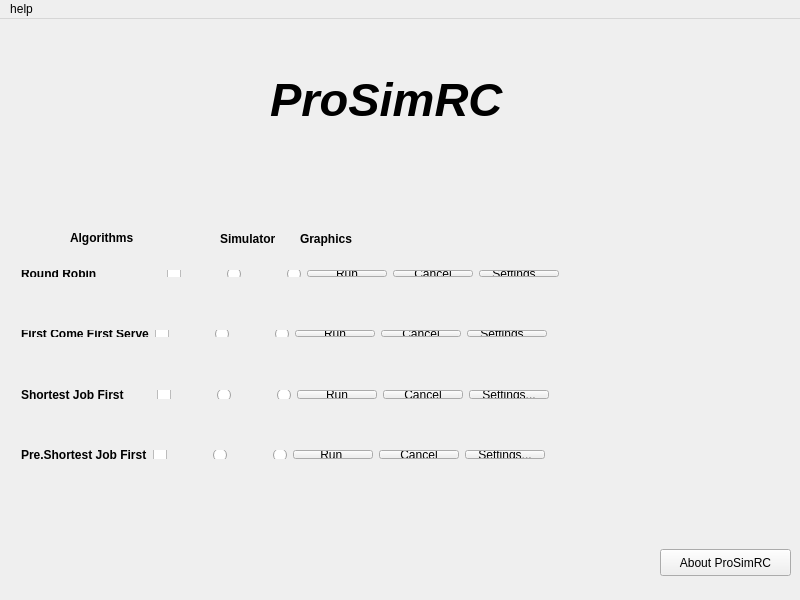
<?xml version="1.0" encoding="UTF-8"?>
<ui version="4.0">
 <class>MainWindow</class>
 <widget class="QMainWindow" name="MainWindow">
  <property name="enabled">
   <bool>true</bool>
  </property>
  <property name="geometry">
   <rect>
    <x>0</x>
    <y>0</y>
    <width>800</width>
    <height>600</height>
   </rect>
  </property>
  <property name="minimumSize">
   <size>
    <width>800</width>
    <height>600</height>
   </size>
  </property>
  <property name="maximumSize">
   <size>
    <width>800</width>
    <height>600</height>
   </size>
  </property>
  <property name="windowTitle">
   <string>ProSimRC</string>
  </property>
  <property name="windowIcon">
   <iconset resource="images.qrc">
    <normaloff>:/images/images/processBlue.png</normaloff>:/images/images/processBlue.png</iconset>
  </property>
  <property name="whatsThis">
   <string>&lt;html&gt;&lt;head/&gt;&lt;body&gt;&lt;p&gt;&lt;img src=&quot;:/new/prefix1/loadingbar.gif&quot;/&gt;&lt;/p&gt;&lt;/body&gt;&lt;/html&gt;</string>
  </property>
  <widget class="QWidget" name="centralWidget">
   <widget class="QLabel" name="labelBackg">
    <property name="geometry">
     <rect>
      <x>-210</x>
      <y>-50</y>
      <width>1011</width>
      <height>651</height>
     </rect>
    </property>
    <property name="focusPolicy">
     <enum>Qt::NoFocus</enum>
    </property>
    <property name="text">
     <string/>
    </property>
    <property name="pixmap">
     <pixmap resource="images.qrc">:/images/images/wall.jpg</pixmap>
    </property>
    <property name="scaledContents">
     <bool>true</bool>
    </property>
   </widget>
   <widget class="QLabel" name="labelName">
    <property name="geometry">
     <rect>
      <x>270</x>
      <y>50</y>
      <width>291</width>
      <height>61</height>
     </rect>
    </property>
    <property name="font">
     <font>
      <pointsize>35</pointsize>
      <weight>75</weight>
      <italic>true</italic>
      <bold>true</bold>
     </font>
    </property>
    <property name="text">
     <string>ProSimRC</string>
    </property>
   </widget>
   <widget class="QLabel" name="labelLogo">
    <property name="geometry">
     <rect>
      <x>290</x>
      <y>10</y>
      <width>171</width>
      <height>161</height>
     </rect>
    </property>
    <property name="text">
     <string/>
    </property>
    <property name="pixmap">
     <pixmap resource="images.qrc">:/images/images/processOrange.png</pixmap>
    </property>
    <property name="scaledContents">
     <bool>true</bool>
    </property>
   </widget>
   <widget class="QPushButton" name="pButtonAbout">
    <property name="geometry">
     <rect>
      <x>660</x>
      <y>530</y>
      <width>131</width>
      <height>27</height>
     </rect>
    </property>
    <property name="text">
     <string>About ProSimRC</string>
    </property>
   </widget>
   <widget class="QLabel" name="labelStepByStep">
    <property name="geometry">
     <rect>
      <x>220</x>
      <y>210</y>
      <width>81</width>
      <height>20</height>
     </rect>
    </property>
    <property name="font">
     <font>
      <weight>75</weight>
      <italic>false</italic>
      <bold>true</bold>
      <underline>false</underline>
     </font>
    </property>
    <property name="text">
     <string>Simulator</string>
    </property>
   </widget>
   <widget class="QWidget" name="horizontalLayoutWidget_2">
    <property name="geometry">
     <rect>
      <x>10</x>
      <y>240</y>
      <width>791</width>
      <height>29</height>
     </rect>
    </property>
    <layout class="QHBoxLayout" name="hLayoutRR">
     <property name="sizeConstraint">
      <enum>QLayout::SetDefaultConstraint</enum>
     </property>
     <item>
      <widget class="QLabel" name="labelRR">
       <property name="font">
        <font>
         <weight>75</weight>
         <italic>false</italic>
         <bold>true</bold>
         <underline>false</underline>
        </font>
       </property>
       <property name="text">
        <string>Round Robin </string>
       </property>
      </widget>
     </item>
     <item>
      <spacer name="horizontalSpacer_3">
       <property name="orientation">
        <enum>Qt::Horizontal</enum>
       </property>
       <property name="sizeType">
        <enum>QSizePolicy::Fixed</enum>
       </property>
       <property name="sizeHint" stdset="0">
        <size>
         <width>61</width>
         <height>20</height>
        </size>
       </property>
      </spacer>
     </item>
     <item>
      <widget class="QCheckBox" name="cBoxRR">
       <property name="layoutDirection">
        <enum>Qt::LeftToRight</enum>
       </property>
       <property name="text">
        <string/>
       </property>
      </widget>
     </item>
     <item>
      <spacer name="horizontalSpacer_11">
       <property name="orientation">
        <enum>Qt::Horizontal</enum>
       </property>
       <property name="sizeType">
        <enum>QSizePolicy::Fixed</enum>
       </property>
       <property name="sizeHint" stdset="0">
        <size>
         <width>40</width>
         <height>20</height>
        </size>
       </property>
      </spacer>
     </item>
     <item>
      <widget class="QRadioButton" name="radioButton">
       <property name="text">
        <string/>
       </property>
      </widget>
     </item>
     <item>
      <spacer name="horizontalSpacer_12">
       <property name="orientation">
        <enum>Qt::Horizontal</enum>
       </property>
       <property name="sizeType">
        <enum>QSizePolicy::Fixed</enum>
       </property>
       <property name="sizeHint" stdset="0">
        <size>
         <width>40</width>
         <height>20</height>
        </size>
       </property>
      </spacer>
     </item>
     <item>
      <widget class="QRadioButton" name="radioButton_2">
       <property name="text">
        <string/>
       </property>
      </widget>
     </item>
     <item>
      <widget class="QPushButton" name="pButtonRR_R">
       <property name="font">
        <font>
         <weight>50</weight>
         <bold>false</bold>
         <underline>false</underline>
        </font>
       </property>
       <property name="toolTip">
        <string/>
       </property>
       <property name="statusTip">
        <string/>
       </property>
       <property name="whatsThis">
        <string/>
       </property>
       <property name="text">
        <string>Run</string>
       </property>
      </widget>
     </item>
     <item>
      <widget class="QPushButton" name="pButtonRR_St">
       <property name="font">
        <font>
         <weight>50</weight>
         <bold>false</bold>
         <underline>false</underline>
        </font>
       </property>
       <property name="text">
        <string>Cancel</string>
       </property>
      </widget>
     </item>
     <item>
      <widget class="QPushButton" name="pButtonRR_Se">
       <property name="font">
        <font>
         <weight>50</weight>
         <bold>false</bold>
         <underline>false</underline>
        </font>
       </property>
       <property name="text">
        <string>Settings...</string>
       </property>
      </widget>
     </item>
     <item>
      <widget class="QLabel" name="labelLoadingbarRR">
       <property name="sizePolicy">
        <sizepolicy hsizetype="Preferred" vsizetype="Preferred">
         <horstretch>0</horstretch>
         <verstretch>0</verstretch>
        </sizepolicy>
       </property>
       <property name="text">
        <string/>
       </property>
       <property name="pixmap">
        <pixmap>:/new/prefix1/loadingbar.gif</pixmap>
       </property>
      </widget>
     </item>
     <item>
      <spacer name="horizontalSpacer_7">
       <property name="orientation">
        <enum>Qt::Horizontal</enum>
       </property>
       <property name="sizeType">
        <enum>QSizePolicy::Fixed</enum>
       </property>
       <property name="sizeHint" stdset="0">
        <size>
         <width>20</width>
         <height>20</height>
        </size>
       </property>
      </spacer>
     </item>
     <item>
      <widget class="QLabel" name="labelWarningRR">
       <property name="sizePolicy">
        <sizepolicy hsizetype="MinimumExpanding" vsizetype="Expanding">
         <horstretch>0</horstretch>
         <verstretch>0</verstretch>
        </sizepolicy>
       </property>
       <property name="font">
        <font>
         <weight>50</weight>
         <bold>false</bold>
         <underline>false</underline>
        </font>
       </property>
       <property name="text">
        <string/>
       </property>
       <property name="alignment">
        <set>Qt::AlignCenter</set>
       </property>
      </widget>
     </item>
    </layout>
   </widget>
   <widget class="QWidget" name="horizontalLayoutWidget_5">
    <property name="geometry">
     <rect>
      <x>10</x>
      <y>420</y>
      <width>791</width>
      <height>31</height>
     </rect>
    </property>
    <layout class="QHBoxLayout" name="hLayoutPSJF">
     <item>
      <widget class="QLabel" name="labelPSJF">
       <property name="font">
        <font>
         <weight>75</weight>
         <italic>false</italic>
         <bold>true</bold>
         <underline>false</underline>
        </font>
       </property>
       <property name="text">
        <string>Pre.Shortest Job First</string>
       </property>
      </widget>
     </item>
     <item>
      <spacer name="horizontalSpacer_5">
       <property name="orientation">
        <enum>Qt::Horizontal</enum>
       </property>
       <property name="sizeType">
        <enum>QSizePolicy::Fixed</enum>
       </property>
       <property name="sizeHint" stdset="0">
        <size>
         <width>0</width>
         <height>0</height>
        </size>
       </property>
      </spacer>
     </item>
     <item>
      <widget class="QCheckBox" name="cBoxPSJF">
       <property name="text">
        <string/>
       </property>
      </widget>
     </item>
     <item>
      <spacer name="horizontalSpacer_15">
       <property name="orientation">
        <enum>Qt::Horizontal</enum>
       </property>
       <property name="sizeType">
        <enum>QSizePolicy::Fixed</enum>
       </property>
       <property name="sizeHint" stdset="0">
        <size>
         <width>40</width>
         <height>20</height>
        </size>
       </property>
      </spacer>
     </item>
     <item>
      <widget class="QRadioButton" name="radioButton_7">
       <property name="text">
        <string/>
       </property>
      </widget>
     </item>
     <item>
      <spacer name="horizontalSpacer_16">
       <property name="orientation">
        <enum>Qt::Horizontal</enum>
       </property>
       <property name="sizeType">
        <enum>QSizePolicy::Fixed</enum>
       </property>
       <property name="sizeHint" stdset="0">
        <size>
         <width>40</width>
         <height>20</height>
        </size>
       </property>
      </spacer>
     </item>
     <item>
      <widget class="QRadioButton" name="radioButton_8">
       <property name="text">
        <string/>
       </property>
      </widget>
     </item>
     <item>
      <widget class="QPushButton" name="pButtonPSJF_R">
       <property name="font">
        <font>
         <weight>50</weight>
         <bold>false</bold>
         <underline>false</underline>
        </font>
       </property>
       <property name="text">
        <string>Run </string>
       </property>
      </widget>
     </item>
     <item>
      <widget class="QPushButton" name="pButtonPSJF_St">
       <property name="font">
        <font>
         <weight>50</weight>
         <bold>false</bold>
         <underline>false</underline>
        </font>
       </property>
       <property name="text">
        <string>Cancel</string>
       </property>
      </widget>
     </item>
     <item>
      <widget class="QPushButton" name="pButtonPSJF_Se">
       <property name="font">
        <font>
         <weight>50</weight>
         <bold>false</bold>
         <underline>false</underline>
        </font>
       </property>
       <property name="text">
        <string>Settings...</string>
       </property>
      </widget>
     </item>
     <item>
      <widget class="QLabel" name="labelLoadingbarPSJF">
       <property name="text">
        <string/>
       </property>
       <property name="pixmap">
        <pixmap>:/new/prefix1/loadingbar.gif</pixmap>
       </property>
      </widget>
     </item>
     <item>
      <spacer name="horizontalSpacer_10">
       <property name="orientation">
        <enum>Qt::Horizontal</enum>
       </property>
       <property name="sizeType">
        <enum>QSizePolicy::Fixed</enum>
       </property>
       <property name="sizeHint" stdset="0">
        <size>
         <width>20</width>
         <height>20</height>
        </size>
       </property>
      </spacer>
     </item>
     <item>
      <widget class="QLabel" name="labelWarningPSJF">
       <property name="sizePolicy">
        <sizepolicy hsizetype="MinimumExpanding" vsizetype="Expanding">
         <horstretch>0</horstretch>
         <verstretch>0</verstretch>
        </sizepolicy>
       </property>
       <property name="font">
        <font>
         <weight>50</weight>
         <bold>false</bold>
         <underline>false</underline>
        </font>
       </property>
       <property name="text">
        <string/>
       </property>
       <property name="alignment">
        <set>Qt::AlignCenter</set>
       </property>
      </widget>
     </item>
    </layout>
   </widget>
   <widget class="QLabel" name="labelAlgorithm">
    <property name="geometry">
     <rect>
      <x>70</x>
      <y>210</y>
      <width>131</width>
      <height>17</height>
     </rect>
    </property>
    <property name="font">
     <font>
      <weight>75</weight>
      <italic>false</italic>
      <bold>true</bold>
     </font>
    </property>
    <property name="text">
     <string>Algorithms</string>
    </property>
   </widget>
   <widget class="QWidget" name="horizontalLayoutWidget_3">
    <property name="geometry">
     <rect>
      <x>10</x>
      <y>300</y>
      <width>791</width>
      <height>29</height>
     </rect>
    </property>
    <layout class="QHBoxLayout" name="hLayoutFCFS">
     <item>
      <widget class="QLabel" name="labelFCFS">
       <property name="font">
        <font>
         <weight>75</weight>
         <italic>false</italic>
         <bold>true</bold>
         <underline>false</underline>
        </font>
       </property>
       <property name="text">
        <string>First Come First Serve</string>
       </property>
      </widget>
     </item>
     <item>
      <spacer name="horizontalSpacer_6">
       <property name="orientation">
        <enum>Qt::Horizontal</enum>
       </property>
       <property name="sizeType">
        <enum>QSizePolicy::Fixed</enum>
       </property>
       <property name="sizeHint" stdset="0">
        <size>
         <width>0</width>
         <height>20</height>
        </size>
       </property>
      </spacer>
     </item>
     <item>
      <widget class="QCheckBox" name="cBoxFCFS">
       <property name="text">
        <string/>
       </property>
      </widget>
     </item>
     <item>
      <spacer name="horizontalSpacer_13">
       <property name="orientation">
        <enum>Qt::Horizontal</enum>
       </property>
       <property name="sizeType">
        <enum>QSizePolicy::Fixed</enum>
       </property>
       <property name="sizeHint" stdset="0">
        <size>
         <width>40</width>
         <height>20</height>
        </size>
       </property>
      </spacer>
     </item>
     <item>
      <widget class="QRadioButton" name="radioButton_3">
       <property name="text">
        <string/>
       </property>
      </widget>
     </item>
     <item>
      <spacer name="horizontalSpacer_18">
       <property name="orientation">
        <enum>Qt::Horizontal</enum>
       </property>
       <property name="sizeType">
        <enum>QSizePolicy::Fixed</enum>
       </property>
       <property name="sizeHint" stdset="0">
        <size>
         <width>40</width>
         <height>20</height>
        </size>
       </property>
      </spacer>
     </item>
     <item>
      <widget class="QRadioButton" name="radioButton_4">
       <property name="text">
        <string/>
       </property>
      </widget>
     </item>
     <item>
      <widget class="QPushButton" name="pButtonFCFS_R">
       <property name="font">
        <font>
         <weight>50</weight>
         <bold>false</bold>
         <underline>false</underline>
        </font>
       </property>
       <property name="text">
        <string>Run</string>
       </property>
      </widget>
     </item>
     <item>
      <widget class="QPushButton" name="pButtonFCFS_St">
       <property name="font">
        <font>
         <weight>50</weight>
         <bold>false</bold>
         <underline>false</underline>
        </font>
       </property>
       <property name="text">
        <string>Cancel</string>
       </property>
      </widget>
     </item>
     <item>
      <widget class="QPushButton" name="pButtonFCFS_Se">
       <property name="font">
        <font>
         <weight>50</weight>
         <bold>false</bold>
         <underline>false</underline>
        </font>
       </property>
       <property name="text">
        <string>Settings...</string>
       </property>
      </widget>
     </item>
     <item>
      <widget class="QLabel" name="labelLoadingbarFCFS">
       <property name="text">
        <string/>
       </property>
       <property name="pixmap">
        <pixmap>:/new/prefix1/loadingbar.gif</pixmap>
       </property>
      </widget>
     </item>
     <item>
      <spacer name="horizontalSpacer_8">
       <property name="orientation">
        <enum>Qt::Horizontal</enum>
       </property>
       <property name="sizeType">
        <enum>QSizePolicy::Fixed</enum>
       </property>
       <property name="sizeHint" stdset="0">
        <size>
         <width>20</width>
         <height>20</height>
        </size>
       </property>
      </spacer>
     </item>
     <item>
      <widget class="QLabel" name="labelWarningFCFS">
       <property name="sizePolicy">
        <sizepolicy hsizetype="MinimumExpanding" vsizetype="Expanding">
         <horstretch>0</horstretch>
         <verstretch>0</verstretch>
        </sizepolicy>
       </property>
       <property name="font">
        <font>
         <weight>50</weight>
         <bold>false</bold>
         <underline>false</underline>
        </font>
       </property>
       <property name="text">
        <string/>
       </property>
       <property name="alignment">
        <set>Qt::AlignCenter</set>
       </property>
      </widget>
     </item>
    </layout>
   </widget>
   <widget class="QLabel" name="labelFullRun">
    <property name="geometry">
     <rect>
      <x>300</x>
      <y>210</y>
      <width>81</width>
      <height>20</height>
     </rect>
    </property>
    <property name="font">
     <font>
      <weight>75</weight>
      <italic>false</italic>
      <bold>true</bold>
      <underline>false</underline>
     </font>
    </property>
    <property name="text">
     <string>Graphics</string>
    </property>
   </widget>
   <widget class="QWidget" name="horizontalLayoutWidget_4">
    <property name="geometry">
     <rect>
      <x>10</x>
      <y>360</y>
      <width>791</width>
      <height>31</height>
     </rect>
    </property>
    <layout class="QHBoxLayout" name="hLayoutSJF">
     <item>
      <widget class="QLabel" name="labelSJF">
       <property name="font">
        <font>
         <weight>75</weight>
         <italic>false</italic>
         <bold>true</bold>
         <underline>false</underline>
        </font>
       </property>
       <property name="text">
        <string>Shortest Job First</string>
       </property>
      </widget>
     </item>
     <item>
      <spacer name="horizontalSpacer_4">
       <property name="orientation">
        <enum>Qt::Horizontal</enum>
       </property>
       <property name="sizeType">
        <enum>QSizePolicy::Fixed</enum>
       </property>
       <property name="sizeHint" stdset="0">
        <size>
         <width>27</width>
         <height>20</height>
        </size>
       </property>
      </spacer>
     </item>
     <item>
      <widget class="QCheckBox" name="cBoxSJF">
       <property name="text">
        <string/>
       </property>
      </widget>
     </item>
     <item>
      <spacer name="horizontalSpacer_14">
       <property name="orientation">
        <enum>Qt::Horizontal</enum>
       </property>
       <property name="sizeType">
        <enum>QSizePolicy::Fixed</enum>
       </property>
       <property name="sizeHint" stdset="0">
        <size>
         <width>40</width>
         <height>20</height>
        </size>
       </property>
      </spacer>
     </item>
     <item>
      <widget class="QRadioButton" name="radioButton_5">
       <property name="text">
        <string/>
       </property>
      </widget>
     </item>
     <item>
      <spacer name="horizontalSpacer_17">
       <property name="orientation">
        <enum>Qt::Horizontal</enum>
       </property>
       <property name="sizeType">
        <enum>QSizePolicy::Fixed</enum>
       </property>
       <property name="sizeHint" stdset="0">
        <size>
         <width>40</width>
         <height>20</height>
        </size>
       </property>
      </spacer>
     </item>
     <item>
      <widget class="QRadioButton" name="radioButton_6">
       <property name="text">
        <string/>
       </property>
      </widget>
     </item>
     <item>
      <widget class="QPushButton" name="pButtonSJF_R">
       <property name="font">
        <font>
         <weight>50</weight>
         <bold>false</bold>
         <underline>false</underline>
        </font>
       </property>
       <property name="text">
        <string>Run</string>
       </property>
      </widget>
     </item>
     <item>
      <widget class="QPushButton" name="pButtonSJF_St">
       <property name="font">
        <font>
         <weight>50</weight>
         <bold>false</bold>
         <underline>false</underline>
        </font>
       </property>
       <property name="text">
        <string>Cancel</string>
       </property>
      </widget>
     </item>
     <item>
      <widget class="QPushButton" name="pButtonSJF_Se">
       <property name="font">
        <font>
         <weight>50</weight>
         <bold>false</bold>
         <underline>false</underline>
        </font>
       </property>
       <property name="text">
        <string>Settings...</string>
       </property>
      </widget>
     </item>
     <item>
      <widget class="QLabel" name="labelLoadingbarSJF">
       <property name="text">
        <string/>
       </property>
       <property name="pixmap">
        <pixmap>:/new/prefix1/loadingbar.gif</pixmap>
       </property>
      </widget>
     </item>
     <item>
      <spacer name="horizontalSpacer_9">
       <property name="orientation">
        <enum>Qt::Horizontal</enum>
       </property>
       <property name="sizeType">
        <enum>QSizePolicy::Fixed</enum>
       </property>
       <property name="sizeHint" stdset="0">
        <size>
         <width>20</width>
         <height>20</height>
        </size>
       </property>
      </spacer>
     </item>
     <item>
      <widget class="QLabel" name="labelWarningSJF">
       <property name="sizePolicy">
        <sizepolicy hsizetype="MinimumExpanding" vsizetype="Expanding">
         <horstretch>0</horstretch>
         <verstretch>0</verstretch>
        </sizepolicy>
       </property>
       <property name="font">
        <font>
         <weight>50</weight>
         <bold>false</bold>
         <underline>false</underline>
        </font>
       </property>
       <property name="text">
        <string/>
       </property>
       <property name="alignment">
        <set>Qt::AlignCenter</set>
       </property>
      </widget>
     </item>
    </layout>
   </widget>
   <zorder>labelBackg</zorder>
   <zorder>labelLogo</zorder>
   <zorder>labelName</zorder>
   <zorder>pButtonAbout</zorder>
   <zorder>labelStepByStep</zorder>
   <zorder>horizontalLayoutWidget_2</zorder>
   <zorder>horizontalLayoutWidget_5</zorder>
   <zorder>labelAlgorithm</zorder>
   <zorder>horizontalLayoutWidget_3</zorder>
   <zorder>labelFullRun</zorder>
   <zorder>horizontalLayoutWidget_4</zorder>
  </widget>
  <widget class="QMenuBar" name="menuBar">
   <property name="geometry">
    <rect>
     <x>0</x>
     <y>0</y>
     <width>800</width>
     <height>25</height>
    </rect>
   </property>
   <widget class="QMenu" name="menuHelp">
    <property name="title">
     <string>help</string>
    </property>
   </widget>
   <addaction name="menuHelp"/>
  </widget>
  <action name="actionAbout">
   <property name="text">
    <string>About ProSimRC</string>
   </property>
  </action>
  <action name="actionAbout_ProSimRC">
   <property name="text">
    <string>About ProSimRC</string>
   </property>
   <property name="iconVisibleInMenu">
    <bool>false</bool>
   </property>
  </action>
 </widget>
 <layoutdefault spacing="6" margin="11"/>
 <resources>
  <include location="images.qrc"/>
 </resources>
 <connections/>
</ui>
